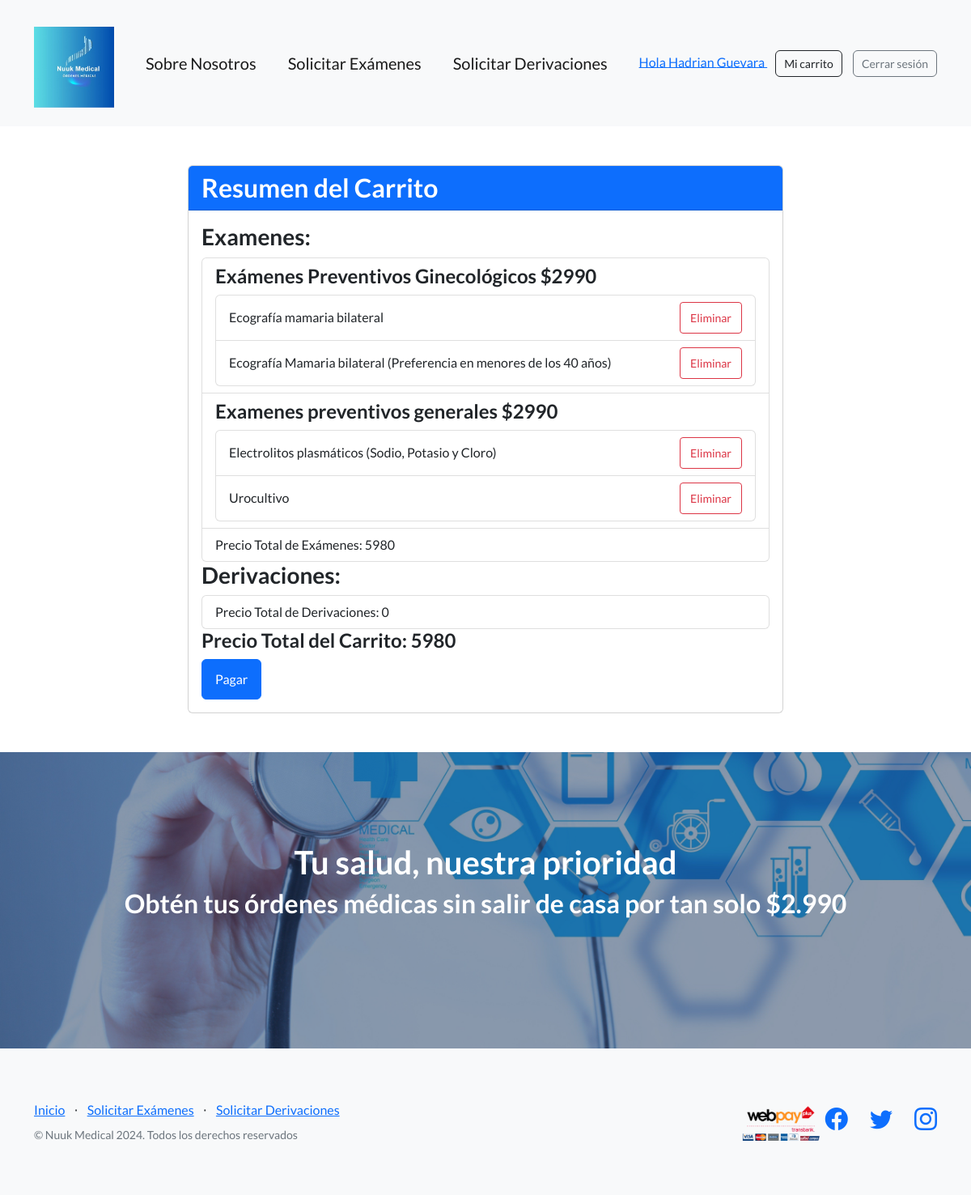
/resumen_carrito/ (signed in), run on an earlier commit of the app's database.
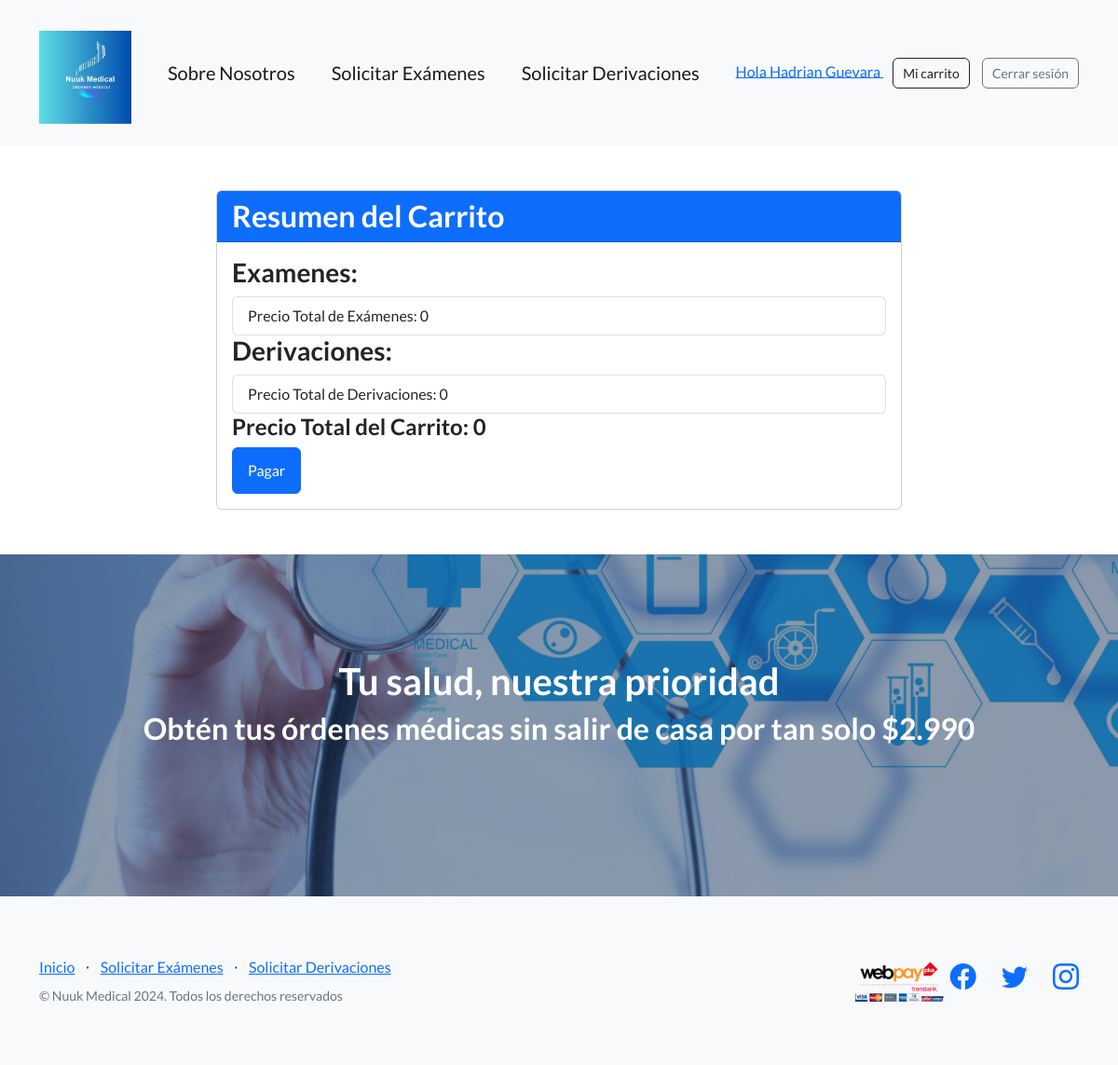
And on a later commit of the database.
### AppWeb/models.py (models this page shows, shortened)
class Categoria(models.Model):
    nombre = models.CharField(max_length=100)
    descripcion = models.TextField(blank=True)  # Campo opcional para descripción de la categoría
    precio = models.DecimalField(max_digits=10, decimal_places=0)
    imagen_url = models.CharField(max_length=200, null=True, blank=True)

class Item(models.Model):
    nombre = models.CharField(max_length=100)
    categoria = models.ForeignKey(Categoria, on_delete=models.CASCADE, null=True, blank=True)
    derivacion = models.ForeignKey(Derivacion, on_delete=models.CASCADE, null=True, blank=True)
    descripcion = models.TextField(blank=True)

### AppWeb/views.py (the view)
# urls.py: path('resumen_carrito/', views.resumen_carrito, name='resumen_carrito'),
@login_required(login_url='/login')
def resumen_carrito(request):
    data = calcular_precio_total_e_items_carrito(request.user)
    return render(request, 'examenes/resumen_carritotest.html', data)

### AppWeb/views.py (called while the page is built, shortened)
def calcular_precio_derivaciones(items_carrito, derivaciones):
    derivaciones_procesadas = set()
    precio_total_derivaciones = 0
    items_por_derivacion = {}
    return precio_total_derivaciones, items_por_derivacion

def calcular_precio_categorias(items_carrito, categorias):
    categorias_procesadas = set()
    precio_total_categorias = 0
    items_por_categoria = {}
    for categoria in categorias:
        if categoria in categorias_procesadas:
            continue
        items_categoria = items_carrito.filter(categoria=categoria)
        items_por_categoria[categoria] = items_categoria
        precio_total_categoria = categoria.precio
        precio_total_categorias += precio_total_categoria
        categorias_procesadas.add(categoria)
    return precio_total_categorias, items_por_categoria

### AppWeb/templates/examenes/resumen_carritotest.html (shortened to what this page needs)
{% extends 'base.html' %}
{% load static %}
{% block content %}
<div class="container cart-summary-container">
    <div class="row">
        <div class="col-md-8 offset-md-2">
            <div class="card">
                <div class="card-header bg-primary text-white">
                    <h2 class="mb-0">Resumen del Carrito</h2>
                </div>
                <div class="card-body">
                    <h3>Examenes:</h3>
                    <ul class="list-group">
                        {% for categoria, items in items_por_categoria.items %}
                        <li class="list-group-item">
                            <h4>{{ categoria.nombre }} ${{ categoria.precio }}</h4>
                            <ul class="list-group">
                                {% for item in items %}
                                <li class="list-group-item d-flex justify-content-between align-items-center">
                                    {{ item.nombre }}
                                    <form class="eliminar-form" action="{% url 'eliminar_producto' item.pk %}" method="post">
                                        <button type="submit" class="btn btn-outline-danger btn-sm">Eliminar</button>
                                    </form>
                                </li>
                                {% endfor %}
                            </ul>
                        </li>
                        {% endfor %}
                        <li class="list-group-item">Precio Total de Exámenes: {{ precio_total_categorias }}</li>
                    </ul>
                    <h3>Derivaciones:</h3>
                    <ul class="list-group">
                        <li class="list-group-item">Precio Total de Derivaciones: {{ precio_total_derivaciones }}</li>
                    </ul>
                    <h4>Precio Total del Carrito: {{ precio_total }}</h4>
                    <form method="get" action="{% url 'pago_exitoso' %}">
                        <button type="submit" class="btn btn-primary">Pagar</button>
                    </form>
                </div>
            </div>
        </div>
    </div>
</div>
{% endblock %}

What changed in the data, as far as the page shows it:
no longer on this page (row edited): Categoria: nombre "Exámenes Preventivos Ginecológicos", precio "2990"
no longer on this page (row unchanged): Item: nombre "Ecografía mamaria bilateral", shown under "Exámenes Preventivos Ginecológicos"
no longer on this page (row unchanged): Item: nombre "Ecografía Mamaria bilateral (Preferencia en menores de los 40 años)", shown under "Exámenes Preventivos Ginecológicos"
no longer on this page (row edited): Categoria: nombre "Examenes preventivos generales", precio "2990"
no longer on this page (row unchanged): Item: nombre "Electrolitos plasmáticos (Sodio, Potasio y Cloro)", shown under "Examenes preventivos generales"
no longer on this page (row unchanged): Item: nombre "Urocultivo", shown under "Examenes preventivos generales"
Also different on the page:
{{ precio_total_categorias }}: "5980" → "0"
{{ precio_total }}: "5980" → "0"
